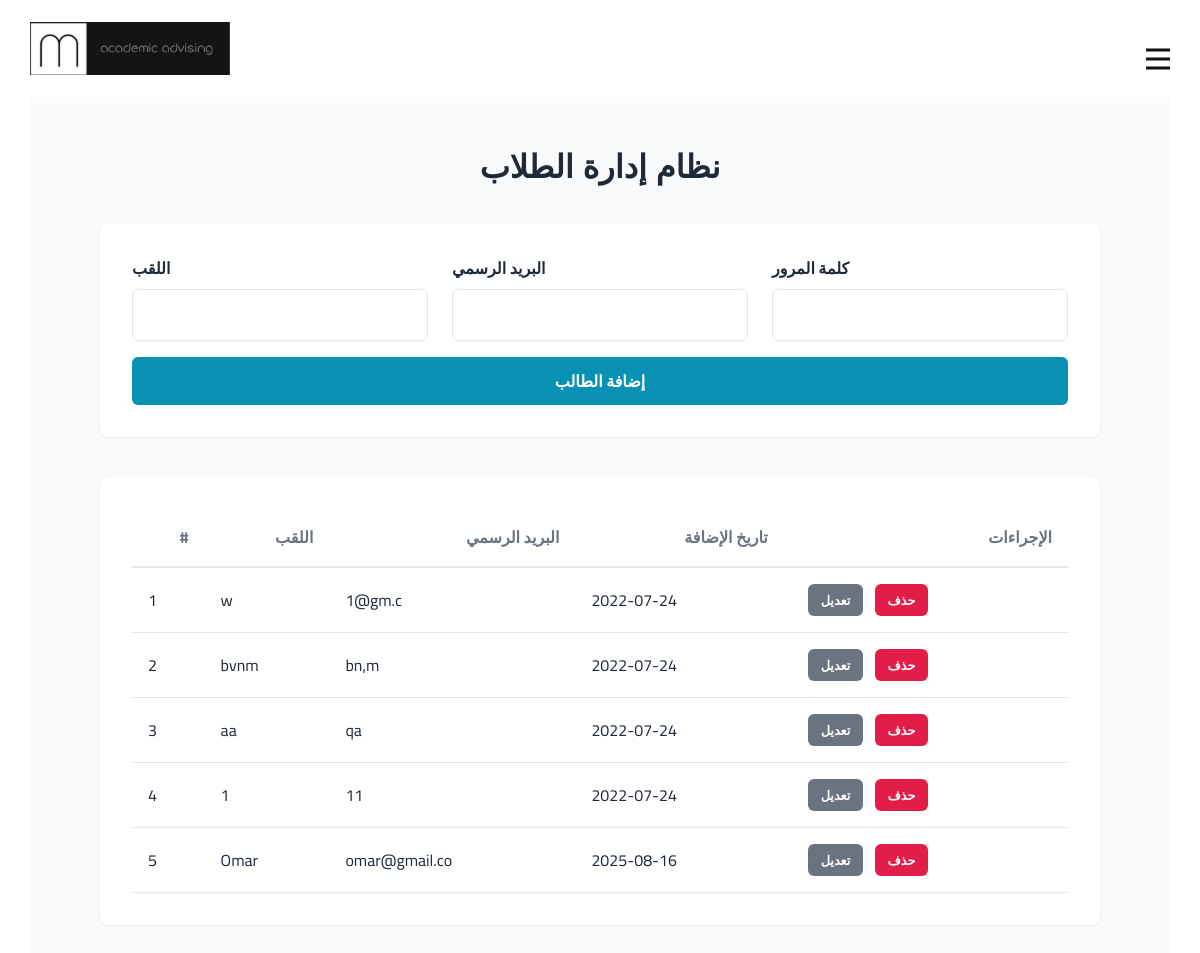
The page /user/drinfo (signed in) on the database its author committed.
### services/db_students.py (models this page shows, shortened)
class Student(db.Model):
    id = db.Column(db.Integer, primary_key=True, nullable=True)
    stusername = db.Column(db.String(80), unique=True, nullable=True)
    name = db.Column(db.String(100), nullable=True)
    password = db.Column(db.String(128), nullable=True)
    date_created = db.Column(db.DateTime, default=datetime.utcnow)
    advisor_id = db.Column(db.Integer, db.ForeignKey('doctor.id'), nullable=True)
    tickets = db.relationship('Ticket', backref='requesting_student', lazy='dynamic', foreign_keys='Ticket.student_id')
    def __repr__(self):
        return f"<Student(id={self.id}, name='{self.name}')>"

### doctor_routes.py (the view)
@doctor_bp.route('/user/drinfo', methods=['GET'])
def get_DOCTORS():
    if "username" in session:
        uname = session['username']
        stssusername = Doctor.getDOCTORSTUDENT(uname)
        print('students are:', stssusername)
        return render_template('drinfo.html', stssusername=stssusername)
    else:
        return render_template('wrong page.html')

### services/db_doctors.py (called while the page is built)
    @classmethod
    def getDOCTORSTUDENT(self, username):
        doctor = self.query.filter_by(username=username).first()
        if not doctor:
            return []
        students_list = doctor.students_advised.all()
        return students_list

### templates/drinfo.html (shortened to what this page needs)
{% extends 'mainn.html' %}
{% block body %}
<div class="student-management-body">
    <main class="main-container">
        <h1>نظام إدارة الطلاب</h1>
        <section class="add-form">
            <form action="/stsusername" method="POST">
                <div class="form-grid">
                    <div class="form-group">
                        <label for="stusername">اللقب</label>
                        <input type="text" id="stusername" name="stusername" required>
                    </div>
                    <div class="form-group">
                        <label for="name">البريد الرسمي</label>
                        <input type="text" id="name" name="name" required>
                    </div>
                    <div class="form-group">
                        <label for="password">كلمة المرور</label>
                        <input type="password" id="password" name="password" required>
                    </div>
                </div>
                <button type="submit" class="btn btn-submit">إضافة الطالب</button>
            </form>
        </section>
        <section class="table-container">
            {% if stssusername%}
                <table class="minimal-table">
                    <thead>
                        <tr>
                            <th>#</th>
                            <th>اللقب</th>
                            <th>البريد الرسمي</th>
                            <th>تاريخ الإضافة</th>
                            <th>الإجراءات</th>
                        </tr>
                    </thead>
                    <tbody>
                        {% for student in stssusername %}
                        <tr>
                            <td>{{ loop.index }}</td>
                            <td>{{ student.stusername }}</td>
                            <td>{{ student.name }}</td>
                            <td>{{ student.date_created.date() }}</td>
                            <td class="actions-cell">
                                <button type="button" class="btn btn-sm btn-edit edit-btn"
                                        data-id="{{ student.id }}"
                                        data-username="{{ student.stusername }}"
                                        data-name="{{ student.name }}">
                                    تعديل
                                </button>
                                <form action="/stsusername/{{student.id}}/delete" method="POST" onsubmit="return confirm('هل أنت متأكد؟');">
                                    <button type="submit" class="btn btn-sm btn-delete">حذف</button>
                                </form>
                            </td>
                        </tr>
                        {% endfor %}
                    </tbody>
                </table>
            {% else %}
                <div class="alert">لا يوجد طلاب لعرضهم.</div>
            {% endif %}
        </section>
    </main>
</div>
{% endblock %}

### templates/drinfo.html (style rules this page uses)
:root { --accent-color: #0891b2; --accent-hover: #0e7490; --danger-color: #e11d48; --danger-hover: #be123c; --gray-color: #6b7280; --light-gray: #f9fafb; --border-color: #e5e7eb; --text-color: #1f2937; --font-family: 'Cairo', sans-serif; }
.student-management-body { font-family: var(--font-family); background-color: var(--light-gray); color: var(--text-color); padding: 2rem; }
.main-container { max-width: 1000px; margin: 0 auto; }
.main-container h1 { text-align: center; font-size: 2rem; margin-bottom: 2.5rem; }
.add-form, .table-container { background-color: #fff; padding: 2rem; border-radius: 8px; box-shadow: 0 1px 3px rgba(0, 0, 0, 0.05); margin-bottom: 2.5rem; }
.form-grid { display: grid; grid-template-columns: repeat(auto-fit, minmax(250px, 1fr)); gap: 1.5rem; }
.form-group { display: flex; flex-direction: column; }
.form-group label { margin-bottom: 0.5rem; font-weight: 600; }
.form-group input { padding: 0.75rem 1rem; border: 1px solid var(--border-color); border-radius: 6px; }
.btn { padding: 0.75rem 1.5rem; border: none; border-radius: 6px; cursor: pointer; font-weight: 600; color: #fff; text-decoration: none; }
.btn-submit { background-color: var(--accent-color); width: 100%; margin-top: 1rem; grid-column: 1 / -1; }
.minimal-table { width: 100%; border-collapse: collapse; }
.minimal-table thead th { text-align: right; padding: 1rem; color: var(--gray-color); border-bottom: 2px solid var(--border-color); }
.minimal-table tbody td { padding: 1rem; border-bottom: 1px solid var(--border-color); }
.actions-cell form { display: inline-block; margin: 0; }
.actions-cell .btn { margin-left: 0.5rem; }
.btn-sm { padding: 0.4rem 0.8rem; font-size: 0.8rem; }
.btn-edit { background-color: var(--gray-color); }
.btn-delete { background-color: var(--danger-color); }

### rows shown on the page
Student: stusername "w", name "1@gm.c", date_created "2022-07-24"
Student: stusername "bvnm", name "bn,m", date_created "2022-07-24"
Student: stusername "aa", name "qa", date_created "2022-07-24"
Student: stusername "1", name "11", date_created "2022-07-24"
Student: stusername "Omar", name "omar@gmail.co", date_created "2025-08-16"
